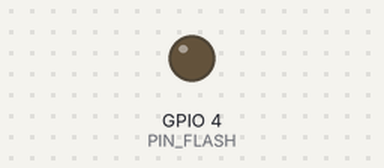
Bench run of a sketch on a simulated ESP32. Parts: output pins drawn as LEDs (lit = HIGH). WiFi joins after 1.5 s; servers stay silent unless stated; uploads are accepted with an empty reply; the camera gives no picture; what the sketch prints to the serial monitor is not drawn.

Above: at 16.2 s.
At 30.28 s:
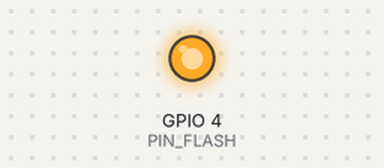
Timing chart, 0 to 41.3 s (numbered marks = the images above):
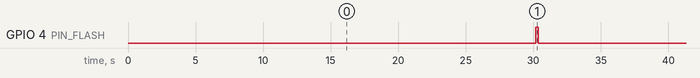

The sketch:

plantsense_espcam.ino
```cpp
/*
 * PlantSense — ESP32-CAM (Cliente principal)
 * Cada 30s: consulta sensores al DevKit + toma foto + envía al backend
 *
 * Librerías necesarias:
 *   - ArduinoJson by Benoit Blanchon
 *
 * Board: AI Thinker ESP32-CAM
 */

#include "esp_camera.h"
#include <WiFi.h>
#include <HTTPClient.h>
#include <ArduinoJson.h>

// ─── CONFIGURACIÓN ────────────────────────────────────────────────────────────
const char* WIFI_SSID     = "*****";
const char* WIFI_PASSWORD = "*****";

// IP del ESP32 DevKit (la que aparece en su Serial Monitor)
const char* DEVKIT_IP  = "*******"; // ← cambia esto

// Backend en Render
const char* BACKEND_URL = "******";

// Intervalo de lectura (ms)
const unsigned long INTERVALO_MS = 30000;

// ─── PINES CÁMARA AI-THINKER ──────────────────────────────────────────────────
#define PWDN_GPIO_NUM     32
#define RESET_GPIO_NUM    -1
#define XCLK_GPIO_NUM      0
#define SIOD_GPIO_NUM     26
#define SIOC_GPIO_NUM     27
#define Y9_GPIO_NUM       35
#define Y8_GPIO_NUM       34
#define Y7_GPIO_NUM       39
#define Y6_GPIO_NUM       36
#define Y5_GPIO_NUM       21
#define Y4_GPIO_NUM       19
#define Y3_GPIO_NUM       18
#define Y2_GPIO_NUM        5
#define VSYNC_GPIO_NUM    25
#define HREF_GPIO_NUM     23
#define PCLK_GPIO_NUM     22
#define PIN_FLASH          4

// ─── GLOBALES ─────────────────────────────────────────────────────────────────
unsigned long ultimaLectura = 0;

// ─── SETUP ────────────────────────────────────────────────────────────────────
void setup() {
  Serial.begin(115200);
  delay(500);

  pinMode(PIN_FLASH, OUTPUT);
  digitalWrite(PIN_FLASH, LOW);

  initCamera();
  conectarWifi();

  Serial.println("[OK] ESP32-CAM listo");
}

// ─── LOOP ─────────────────────────────────────────────────────────────────────
void loop() {
  if (millis() - ultimaLectura >= INTERVALO_MS) {
    ultimaLectura = millis();

    // 1. Pedir sensores al DevKit
    StaticJsonDocument<256> sensores;
    bool sensorOk = pedirSensores(sensores);

    // 2. Capturar foto
    camera_fb_t* fb = capturarImagen();

    // 3. Enviar al backend
    if (fb != NULL) {
      enviarAlBackend(sensores, sensorOk, fb);
      esp_camera_fb_return(fb);
    }

    // Reconectar WiFi si se cayó
    if (WiFi.status() != WL_CONNECTED) conectarWifi();
  }
}

// ─── FUNCIONES ────────────────────────────────────────────────────────────────

void conectarWifi() {
  WiFi.begin(WIFI_SSID, WIFI_PASSWORD);
  Serial.print("[WiFi] Conectando");
  int intentos = 0;
  while (WiFi.status() != WL_CONNECTED && intentos < 20) {
    delay(500);
    Serial.print(".");
    intentos++;
  }
  if (WiFi.status() == WL_CONNECTED) {
    Serial.printf("\n[OK] WiFi — IP: %s\n", WiFi.localIP().toString().c_str());
  } else {
    Serial.println("\n[ERROR] WiFi no conectado");
  }
}

void initCamera() {
  camera_config_t config;
  config.ledc_channel = LEDC_CHANNEL_0;
  config.ledc_timer   = LEDC_TIMER_0;
  config.pin_d0 = Y2_GPIO_NUM; config.pin_d1 = Y3_GPIO_NUM;
  config.pin_d2 = Y4_GPIO_NUM; config.pin_d3 = Y5_GPIO_NUM;
  config.pin_d4 = Y6_GPIO_NUM; config.pin_d5 = Y7_GPIO_NUM;
  config.pin_d6 = Y8_GPIO_NUM; config.pin_d7 = Y9_GPIO_NUM;
  config.pin_xclk     = XCLK_GPIO_NUM;
  config.pin_pclk     = PCLK_GPIO_NUM;
  config.pin_vsync    = VSYNC_GPIO_NUM;
  config.pin_href     = HREF_GPIO_NUM;
  config.pin_sscb_sda = SIOD_GPIO_NUM;
  config.pin_sscb_scl = SIOC_GPIO_NUM;
  config.pin_pwdn     = PWDN_GPIO_NUM;
  config.pin_reset    = RESET_GPIO_NUM;
  config.xclk_freq_hz = 20000000;
  config.pixel_format = PIXFORMAT_JPEG;
  config.frame_size   = FRAMESIZE_QVGA;
  config.jpeg_quality = 12;
  config.fb_count     = 1;

  if (esp_camera_init(&config) == ESP_OK) {
    Serial.println("[OK] Cámara lista");
  } else {
    Serial.println("[ERROR] Cámara no inicializada");
  }
}

bool pedirSensores(StaticJsonDocument<256>& doc) {
  if (WiFi.status() != WL_CONNECTED) return false;

  HTTPClient http;
  String url = String("http://") + DEVKIT_IP + "/sensores";
  http.begin(url);
  http.setTimeout(5000);

  int code = http.GET();
  if (code == 200) {
    String payload = http.getString();
    deserializeJson(doc, payload);
    Serial.printf("[Sensor] Luz: %.1f lux | Humedad: %d%%\n",
      doc["lux"].as<float>(), doc["humedad_pct"].as<int>());
    http.end();
    return true;
  }

  Serial.printf("[ERROR] DevKit no respondió: %d\n", code);
  http.end();
  return false;
}

camera_fb_t* capturarImagen() {
  digitalWrite(PIN_FLASH, HIGH);
  delay(100);
  camera_fb_t* fb = esp_camera_fb_get();
  digitalWrite(PIN_FLASH, LOW);

  if (!fb) {
    Serial.println("[ERROR] Fallo al capturar imagen");
    return NULL;
  }
  Serial.printf("[Cámara] %d bytes\n", fb->len);
  return fb;
}

void enviarAlBackend(StaticJsonDocument<256>& sensores, bool sensorOk, camera_fb_t* fb) {
  if (WiFi.status() != WL_CONNECTED) return;

  HTTPClient http;
  String url = String(BACKEND_URL) + "/api/lectura";
  http.begin(url);
  http.setTimeout(15000);

  String boundary = "PlantSenseBoundary";
  http.addHeader("Content-Type", "multipart/form-data; boundary=" + boundary);

  // JSON con sensores
  String jsonStr = "{}";
  if (sensorOk) {
    serializeJson(sensores, jsonStr);
  }

  String jsonPart = "--" + boundary + "\r\n";
  jsonPart += "Content-Disposition: form-data; name=\"datos\"\r\n";
  jsonPart += "Content-Type: application/json\r\n\r\n";
  jsonPart += jsonStr + "\r\n";

  String imgPart = "--" + boundary + "\r\n";
  imgPart += "Content-Disposition: form-data; name=\"imagen\"; filename=\"planta.jpg\"\r\n";
  imgPart += "Content-Type: image/jpeg\r\n\r\n";

  String closing = "\r\n--" + boundary + "--\r\n";

  int totalLen = jsonPart.length() + imgPart.length() + fb->len + closing.length();
  uint8_t* body = (uint8_t*)malloc(totalLen);

  if (!body) {
    Serial.println("[ERROR] Sin memoria para el body");
    http.end();
    return;
  }

  int pos = 0;
  memcpy(body + pos, jsonPart.c_str(), jsonPart.length()); pos += jsonPart.length();
  memcpy(body + pos, imgPart.c_str(), imgPart.length());   pos += imgPart.length();
  memcpy(body + pos, fb->buf, fb->len);                    pos += fb->len;
  memcpy(body + pos, closing.c_str(), closing.length());

  int httpCode = http.POST(body, totalLen);
  free(body);

  if (httpCode == 200 || httpCode == 201) {
    Serial.printf("[OK] Backend %d: %s\n", httpCode, http.getString().c_str());
  } else {
    Serial.printf("[ERROR] Backend: %d\n", httpCode);
  }

  http.end();
}
```

Measured:
- by itself, GPIO 4 (PIN_FLASH): alternates HIGH for 0.16 s and LOW for 29.8 s
